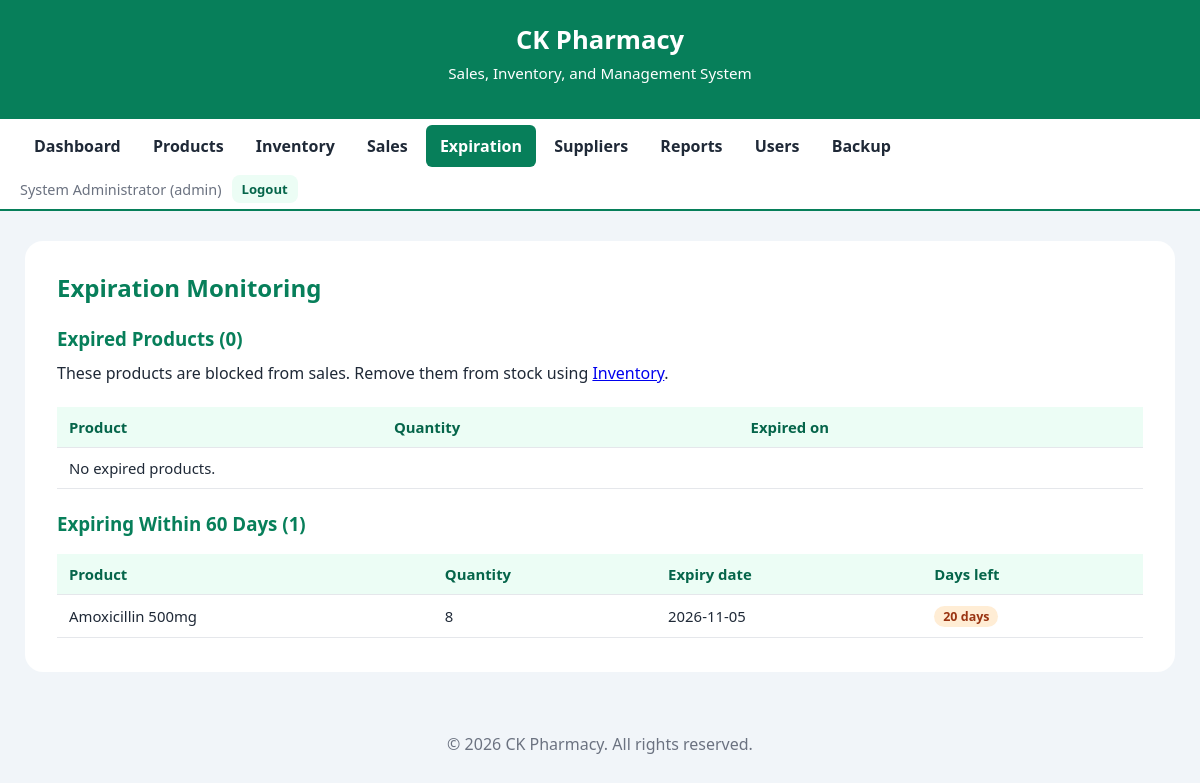
Screenshot of /expiry.php (signed in) with the database file from the repository.
### tables this page shows
CREATE TABLE IF NOT EXISTS products (
    id INT AUTO_INCREMENT PRIMARY KEY,
    name VARCHAR(150) NOT NULL,
    category VARCHAR(80) DEFAULT 'Medicine',
    price DECIMAL(10,2) NOT NULL DEFAULT 0,
    quantity INT NOT NULL DEFAULT 0,
    min_stock INT NOT NULL DEFAULT 10,
    expiry_date DATE NULL,
    supplier_id INT NULL,
    created_at TIMESTAMP DEFAULT CURRENT_TIMESTAMP,
    FOREIGN KEY (supplier_id) REFERENCES suppliers(id) ON DELETE SET NULL
);

### includes/config.php (called while the page is built, shortened)
<?php
function e($value)
{
    return htmlspecialchars((string)$value, ENT_QUOTES, 'UTF-8');
}

### expiry.php (the view, shortened to what this page needs)
<?php
require_once 'includes/auth.php';
$days = EXPIRY_WARNING_DAYS;
$expired = $pdo->query('SELECT * FROM products WHERE expiry_date IS NOT NULL AND expiry_date < CURDATE() ORDER BY expiry_date')->fetchAll();
$near = $pdo->query("SELECT *, DATEDIFF(expiry_date, CURDATE()) AS days_left FROM products
                     WHERE expiry_date >= CURDATE() AND expiry_date <= DATE_ADD(CURDATE(), INTERVAL $days DAY)
                     ORDER BY expiry_date")->fetchAll();
require 'includes/header.php';
?>
<h2>Expiration Monitoring</h2>
<h3>Expired Products (<?= count($expired) ?>)</h3>
<p>These products are blocked from sales. Remove them from stock using <a href="inventory.php">Inventory</a>.</p>
<div class="table-wrap"><table>
    <tr><th>Product</th><th>Quantity</th><th>Expired on</th></tr>
    <?php if (!$expired): ?><tr><td colspan="3">No expired products.</td></tr><?php endif; ?>
</table></div>
<h3>Expiring Within <?= $days ?> Days (<?= count($near) ?>)</h3>
<div class="table-wrap"><table>
    <tr><th>Product</th><th>Quantity</th><th>Expiry date</th><th>Days left</th></tr>
    <?php foreach ($near as $p): ?>
        <tr><td><?= e($p['name']) ?></td><td><?= $p['quantity'] ?></td><td><?= e($p['expiry_date']) ?></td>
            <td><span class="badge badge-near"><?= $p['days_left'] ?> days</span></td></tr>
    <?php endforeach; ?>
</table></div>
<?php require 'includes/footer.php'; ?>

### css/style.css (style rules this page uses)
:root { --green: #077f5a; --green-dark: #05654a; --green-light: #ecfdf5; --bg: #f1f5f9; --text: #1f2937; --muted: #6b7280; --danger: #dc2626; --warning: #d97706; --border: #d1d5db; }
* { box-sizing: border-box; margin: 0; padding: 0; }
body { font-family: "Segoe UI", Arial, sans-serif; background: var(--bg); color: var(--text); min-height: 100vh; display: flex; flex-direction: column; }
h2 { color: var(--green); margin-bottom: 14px; }
h3 { color: var(--green); margin: 22px 0 10px; }
p { line-height: 1.6; margin-bottom: 12px; }
.table-wrap { overflow-x: auto; }
table { width: 100%; border-collapse: collapse; margin-top: 8px; }
th, td { padding: 10px 12px; text-align: left; border-bottom: 1px solid #e5e7eb; font-size: 0.93rem; }
th { background: var(--green-light); color: var(--green-dark); }
.badge { display: inline-block; padding: 2px 9px; border-radius: 999px; font-size: 0.78rem; font-weight: 700; }
.badge-near { background: #ffedd5; color: #9a3412; }
html { scroll-behavior: smooth; }

### rows the page displays
products: name "Amoxicillin 500mg", quantity "8", expiry_date "2026-11-05", days_left "20"

### other values shown
$label "Dashboard"
$label "Products"
$label "Inventory"
$label "Sales"
$label "Expiration"
$label "Suppliers"
$label "Reports"
$label "Users"
$label "Backup"
$_SESSION['user']['full_name'] "System Administrator"
$_SESSION['user']['role'] "admin"
count($expired) "0"
$days "60"
count($near) "1"
